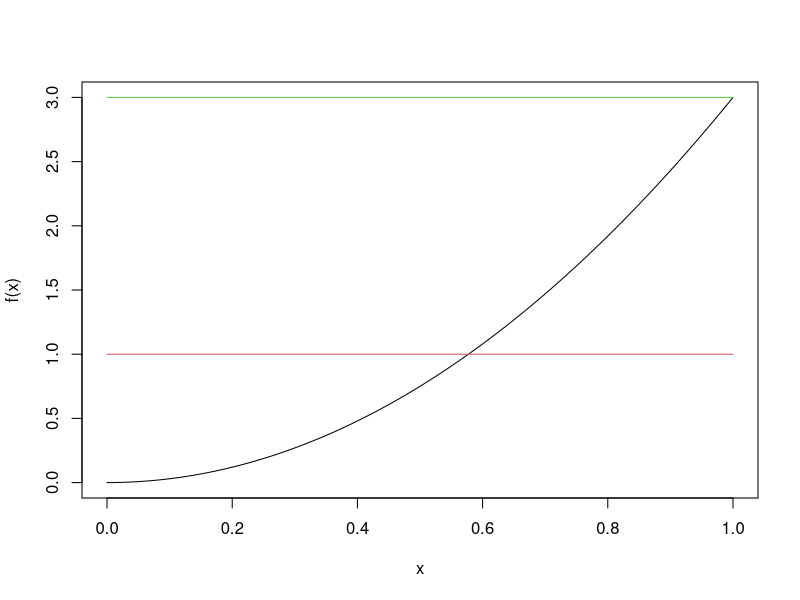
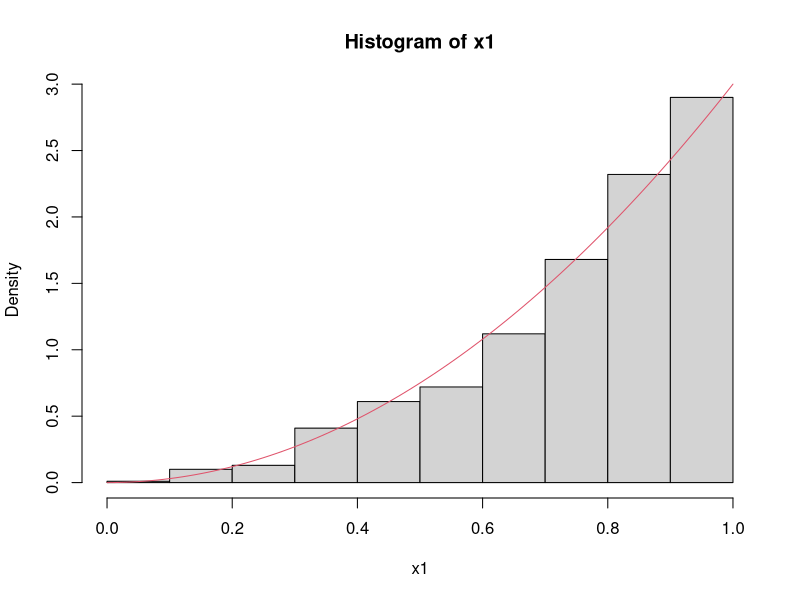
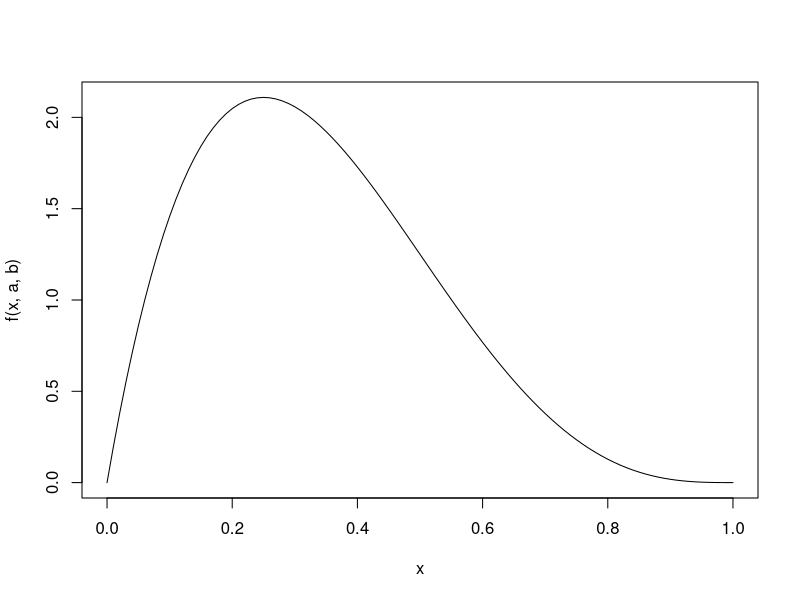
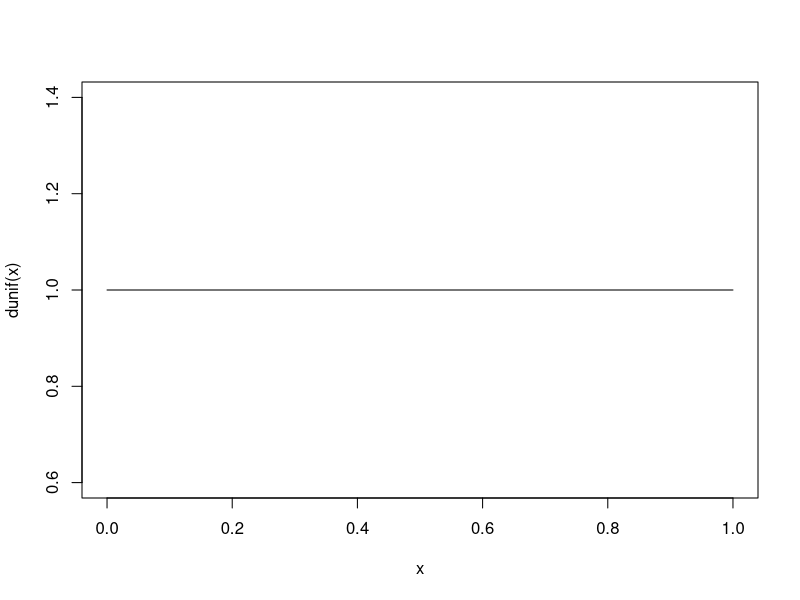
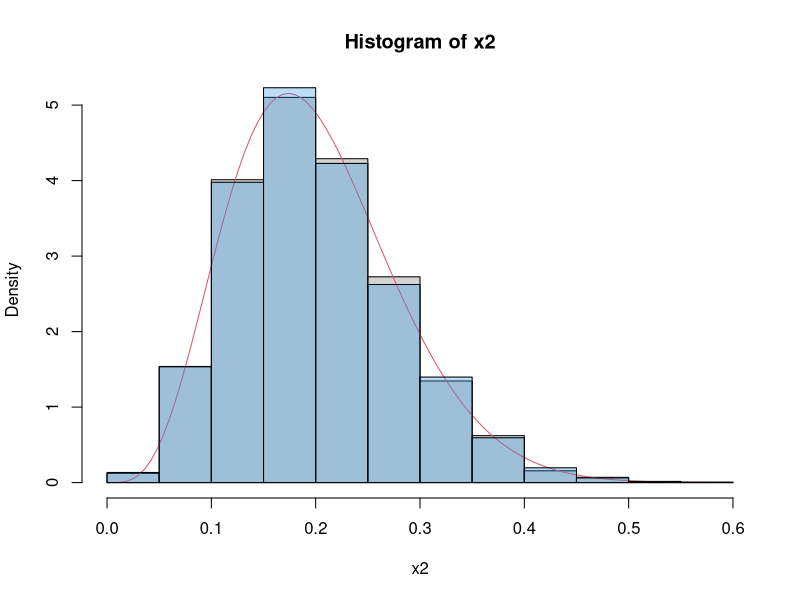
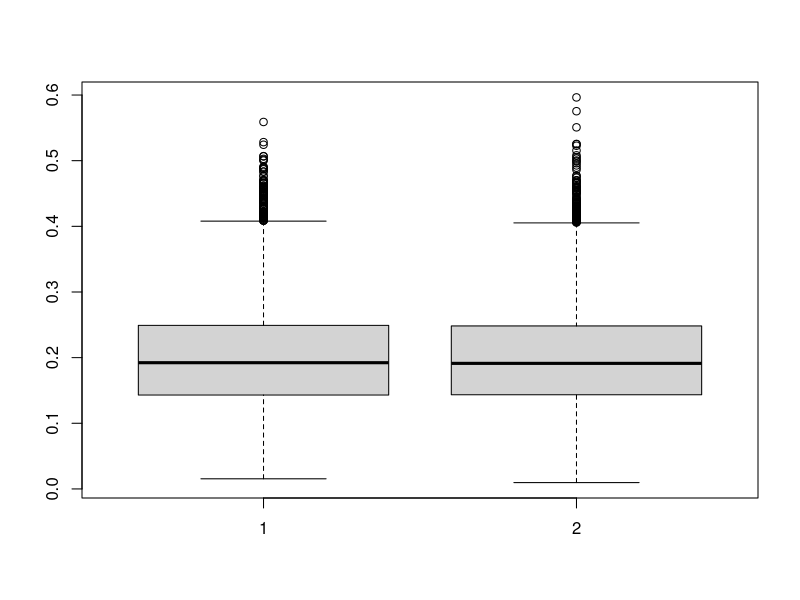

These charts were generated, in order, by the following R code:
# Aula 4.2 - Aceitacao-Rejeicao - Discretas

# 1 ----

f <- function(x){
  3*x^2
}

curve(f)
curve(dunif(x), col=2, add = T)

optimise(f, c(0,1), maximum = T) #2.999603
k <- optimise(f, c(0,1), maximum = T)$objective
curve(k*dunif(x), col=3, add = T)

rquadr.rej <- function(n){

  x_gerado = NULL
  j = 0
  k = 2.999603

  while(j<n){

    y = runif(1)

    u = runif(1)

    px = 3*y^2
    qy = 1

    if(u < px/(k*qy)){
      j = j+1
      x_gerado[j] = y
    }
  }
  x_gerado
}

x1 <- rquadr.rej(1000)
hist(x1, freq = F)
curve(f, add = T, col = 2)

# 2 ----

f <- function(x , a, b){
  dbeta(x , a, b)
}

a = 2
b = 4
curve(f(x, a, b))

optimize(f, c(0,1), a = a, b = b, maximum = T)$objective

curve(dunif(x))

rbeta.rej <- function(n, a, b){
  x_gerado = NULL
  j = 0
  k = optimize(dbeta, c(0,1), shape1 = a, shape2 = b, maximum = T)$objective

  while(j<n){
    y = runif(1)
    u = runif(1)

    px = dbeta(y, a, b)
    qy = 1

    if(u < px/(k*qy)){
      j = j+1
      x_gerado[j] = y
    }
  }
  x_gerado
}

x2 <- rbeta.rej(10000, 5, 20)
hist(x2,freq = F)
curve(dbeta(x, 5, 20), col = 2, add = T)

x2_R <- rbeta(10000, 5, 20)
hist(x2_R,freq = F, add = T, col= adjustcolor(4, alpha.f = 0.3))

summary(x2)
summary(x2_R)

boxplot(x2, x2_R)
